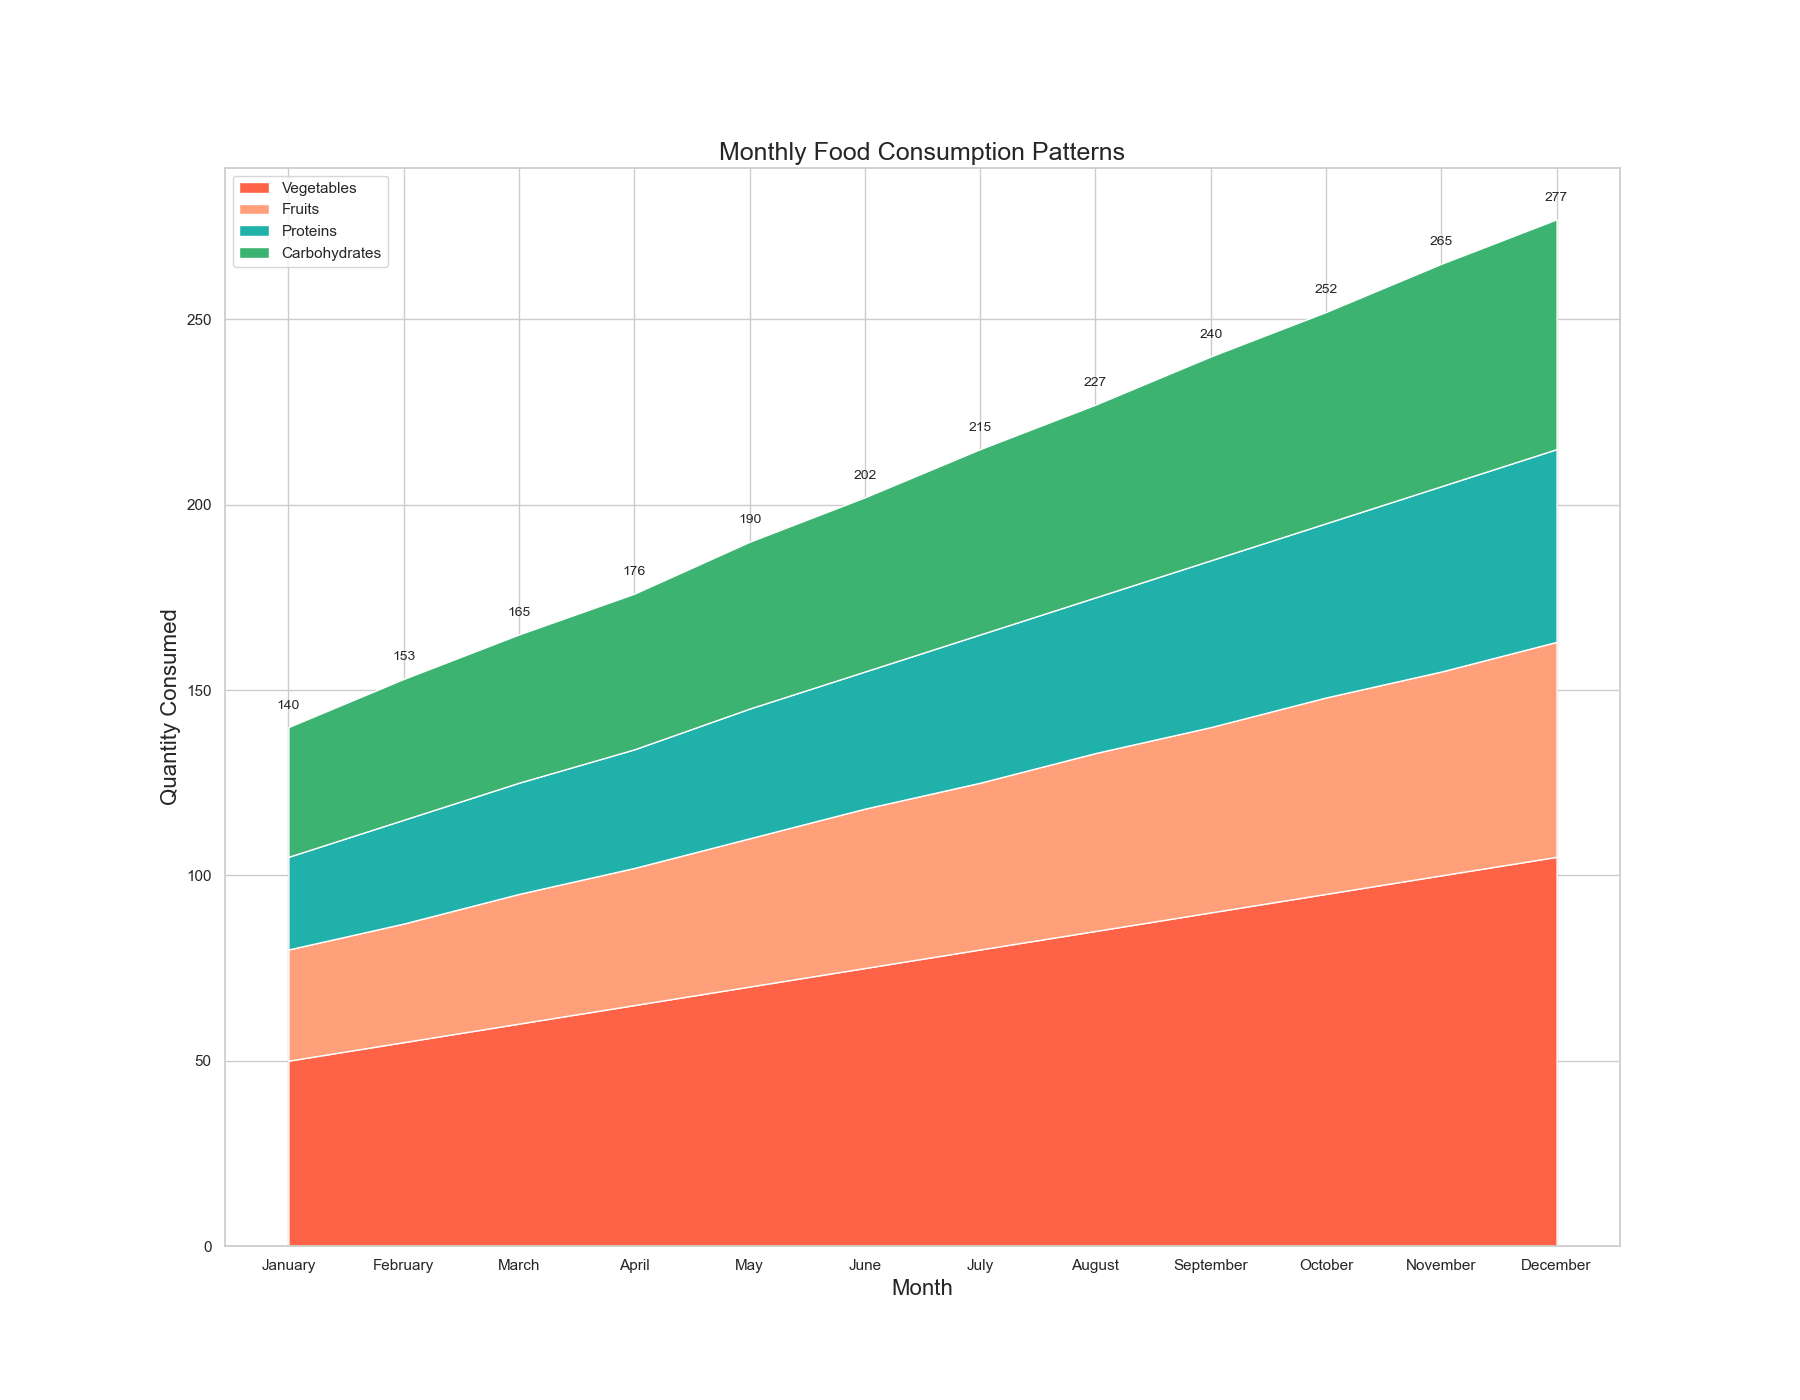

This chart was generated by the following Python code:

import seaborn as sns
import pandas as pd
import matplotlib.pyplot as plt

# Define the data
data = {
    "Month": ["January", "February", "March", "April", "May", "June", 
              "July", "August", "September", "October", "November", "December"],
    "Vegetables": [50, 55, 60, 65, 70, 75, 80, 85, 90, 95, 100, 105],
    "Fruits": [30, 32, 35, 37, 40, 43, 45, 48, 50, 53, 55, 58],
    "Proteins": [25, 28, 30, 32, 35, 37, 40, 42, 45, 47, 50, 52],
    "Carbohydrates": [35, 38, 40, 42, 45, 47, 50, 52, 55, 57, 60, 62]
}

# Create a DataFrame
df = pd.DataFrame(data)

# Set the index to 'Month'
df.set_index('Month', inplace=True)

# Plot the data
sns.set(style="whitegrid")
plt.figure(figsize=(18, 14))
plt.stackplot(df.index, df["Vegetables"], df["Fruits"], df["Proteins"], df["Carbohydrates"], 
              colors=['#FF6347', '#FFA07A', '#20B2AA', '#3CB371'], 
              labels=['Vegetables', 'Fruits', 'Proteins', 'Carbohydrates'])
plt.legend(loc='upper left')
plt.title('Monthly Food Consumption Patterns', fontsize=18)
plt.xlabel('Month', fontsize=16)
plt.ylabel('Quantity Consumed', fontsize=16)

# Adding Annotations/Labels
for i, row in df.iterrows():
    plt.text(i, row.sum() + 5, str(row.sum()), fontsize=10, horizontalalignment='center')

plt.show()
